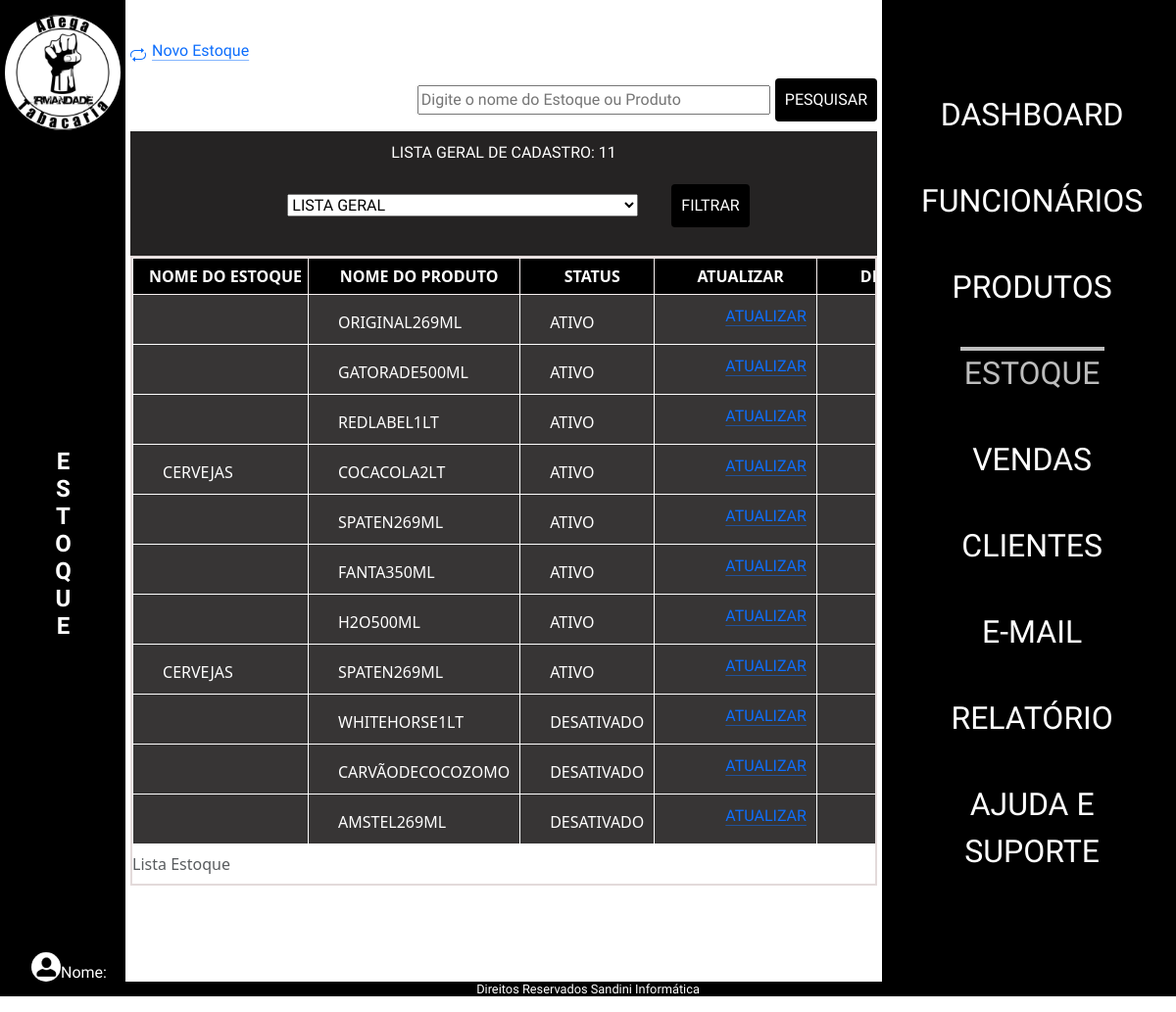
The app's page /admin/index.php?p=estoque with its own data.
### tables this page shows
CREATE TABLE `tblestoque` (
  `idEstoque` int(11) NOT NULL,
  `nomeEstoque` varchar(100) NOT NULL,
  `quantidadeEstoque` int(11) NOT NULL,
  `dataCadastroEstoque` date DEFAULT curdate(),
  `dataAtualiEstoque` date DEFAULT curdate(),
  `statusEstoque` varchar(10) NOT NULL,
  `horaEstoque` time DEFAULT curtime(),
  `idProduto` int(11) NOT NULL
);

CREATE TABLE `tblprodutos` (
  `idProduto` int(11) NOT NULL,
  `nomeProduto` varchar(255) NOT NULL,
  `descricaoProduto` varchar(50) NOT NULL,
  `categoriaProduto` varchar(50) NOT NULL,
  `statusProduto` varchar(255) DEFAULT 'Ativo',
  `precoCompraProduto` double(10,2) NOT NULL,
  `precoVendaProduto` double(10,2) NOT NULL,
  `fornecedorProduto` varchar(20) NOT NULL,
  `dataReceProduto` date DEFAULT curdate(),
  `horaProduto` time DEFAULT curtime()
);

### admin/class/estoque.php (called while the page is built, shortened)
<?php
class EstoqueClass
{
    public function listarEstoque()
{
    $sql = "SELECT
        m.idEstoque,
        m.nomeEstoque,
        m.quantidadeEstoque,
        m.dataCadastroEstoque,
        m.dataAtualiEstoque,
        m.statusEstoque,
        m.horaEstoque,
        a.nomeProduto
    FROM
        tblestoque m
    INNER JOIN
        tblprodutos a ON m.idProduto = a.idProduto
    WHERE
        m.statusEstoque = 'ATIVO'
    ORDER BY
        m.idEstoque ASC";
    try {
        $conn = Conexao::LigarConexao();
        $resultado = $conn->query($sql);
        $lista = $resultado->fetchAll();
        return $lista;
    } catch (PDOException $e) {
        echo "Erro na consulta: " . $e->getMessage();
        return false;
    }
}
public function listarEstoqueDesativados()
{
    $sql = "SELECT
        m.idEstoque,
        m.nomeEstoque,
        m.quantidadeEstoque,
        m.dataCadastroEstoque,
        m.dataAtualiEstoque,
        m.statusEstoque,
        m.horaEstoque,
        a.nomeProduto
    FROM
        tblestoque m
    INNER JOIN
        tblprodutos a ON m.idProduto = a.idProduto
    WHERE
        m.statusEstoque = 'DESATIVADO'
    ORDER BY
        m.idEstoque ASC";
    try {
        $conn = Conexao::LigarConexao();
        $resultado = $conn->query($sql);
        $lista = $resultado->fetchAll();
        return $lista;
    } catch (PDOException $e) {
        echo "Erro na consulta: " . $e->getMessage();
        return false;
    }
}
}

### admin/estoque/listar.php (the view, shortened to what this page needs)
<?php
require_once('class/estoque.php');
$estoque = new EstoqueClass();
$listaAtivos = $estoque->listarEstoque();
$listaDesativados = $estoque->listarEstoqueDesativados();
$listaFiltrada = array_merge($listaAtivos, $listaDesativados);
$statusFiltrar = '';
$totalCadastrados = count($listaFiltrada);
$totalAtivos = count($listaAtivos);
$totalDesativados = count($listaDesativados);
?>
<div>
    <a class="icon-link icon-link-hover" style="--bs-icon-link-transform: translate3d(0, -.125rem, 0);" href="index.php?p=estoque&e=cadastrar">
        Novo Estoque
    </a>
</div>
<div>
    <form class="CampoPes" action="" method="POST">
        <input type="text" id="searchInput" name="searchInput" placeholder="Digite o nome do Estoque ou Produto">
        <button type="submit">Pesquisar</button>
    </form>
</div>
<form class="formStatus" action="" method="POST">
    <div>
        <select class="seleAtual" aria-label="Default select example" name="statusEstoque">
            <option value="" <?php echo empty($statusFiltrar) ? 'selected' : ''; ?>>LISTA GERAL</option>
        </select>
        <button type="submit">Filtrar</button>
    </div>
    <div>
        <?php if ($statusFiltrar === 'ATIVO') : ?>
            <p class="total">Total de ativos: <?php echo $totalAtivos; ?></p>
        <?php elseif ($statusFiltrar === 'DESATIVADO') : ?>
            <p class="total">Total de desativados: <?php echo $totalDesativados; ?></p>
        <?php else : ?>
            <p class="total">Lista Geral de Cadastro: <?php echo $totalCadastrados; ?></p>
        <?php endif; ?>
    </div>
</form>
<div class="table-container" id="arrastarMouse">
    <div>
        <table>
            <caption>Lista Estoque</caption>
            <thead>
                <tr>
                    <th>Nome do Estoque</th>
                    <th>Nome do Produto</th>
                    <?php if ($statusFiltrar !== 'ATIVO' && $statusFiltrar !== 'DESATIVADO') : ?>
                        <th>Status</th>
                    <?php endif; ?>
                    <?php if ($statusFiltrar !== 'DESATIVADO') : ?>
                        <th>Atualizar</th>
                        <th>Desativar</th>
                    <?php endif; ?>
                </tr>
            </thead>
            <tbody>
                <?php foreach ($listaFiltrada as $linha) : ?>
                    <?php if (empty($statusFiltrar) || $linha['statusEstoque'] === $statusFiltrar) : ?>
                        <tr>
                            <td><?php echo $linha['nomeEstoque'] ?></td>
                            <td><?php echo $linha['nomeProduto'] ?></td>
                            <?php if ($statusFiltrar !== 'ATIVO' && $statusFiltrar !== 'DESATIVADO') : ?>
                                <td><?php echo $linha['statusEstoque'] ?></td>
                            <?php endif; ?>
                            <?php if ($statusFiltrar !== 'DESATIVADO') : ?>
                                <td>
                                    <a class="icon-link icon-link-hover" style="--bs-icon-link-transform: translate3d(0, -.125rem, 0);" href="index.php?p=estoque&e=atualizar&id=<?php echo $linha['idEstoque'] ?>">
                                        <svg xmlns="http://www.w3.org/2000/svg" width="16" height="16" fill="currentColor" class="bi bi-repeat" viewBox="0 0 16 16">
                                        </svg>
                                        Atualizar
                                    </a>
                                </td>
                                <td>
                                    <a class="icon-link icon-link-hover" style="--bs-icon-link-transform: translate3d(0, -.125rem, 0);" href="index.php?p=estoque&e=desativar&id=<?php echo $linha['idEstoque'] ?>" onclick="return confirmarDesativacao()">
                                        <svg xmlns="http://www.w3.org/2000/svg" width="16" height="16" fill="currentColor" class="bi bi-repeat" viewBox="0 0 16 16">
                                        </svg>
                                    </a>
                                </td>
                            <?php endif; ?>
                        </tr>
                    <?php endif; ?>
                <?php endforeach; ?>
            </tbody>
        </table>
    </div>
</div>

### admin/css/estilo.css (style rules this page uses)
* a, h1, h2, h3, h4 { font-family: 'Secular One'; font-size: 16px; text-align: center; margin: 0; padding: 0; box-sizing: border-box; }
body { display: flex; flex-direction: column; min-height: 100vh; color: #ffffff; }
.table-container { max-height: 800px; overflow-y: auto; overflow-x: auto; border: 2px solid #e3dada; text-align: justify; white-space: nowrap; cursor: grab; }
table { width: 100%; border-collapse: collapse; border: 1px solid #f8f1f1; }
td { background: #373535; border: 1px solid #fff; color: #fff; text-indent: 20px; text-transform: uppercase; padding: 10px; }
tr { background: #000000; color: #ffffff; }
th { border-collapse: collapse; border: 1px solid #f8f1f1; text-align: center; font-size: 1.0em; font-weight: bold; text-transform: uppercase; text-indent: 10px; padding: 6px 6px; }
.icon-link { align-items: flex-end; }
form { display: flex; flex-direction: column; align-items: center; background: #252323; width: 100%; font-family: 'Secular One'; text-transform: uppercase; }
input { margin: 5px 5px; width: 360px; }
select { margin: 30px; }
button { margin: 10px 0; padding: 10px; background-color: #000000; color: #fff; border: none; border-radius: 4px; text-transform: uppercase; }
.seleAtual { width: 358px; }
.total { color: #ffffff; font-size: 1.0em; margin-bottom: 0; }
.formStatus { display: flex; flex-direction: column-reverse; justify-content: space-around; padding: 10px; }
.CampoPes { display: flex; justify-content: flex-end; flex-direction: row; background: none; }

### records on screen
tblestoque: idProduto.nomeProduto "ORIGINAL269ML", statusEstoque "ATIVO"
tblestoque: idProduto.nomeProduto "GATORADE500ML", statusEstoque "ATIVO"
tblestoque: idProduto.nomeProduto "REDLABEL1LT", statusEstoque "ATIVO"
tblestoque: nomeEstoque "CERVEJAS", idProduto.nomeProduto "COCACOLA2LT", statusEstoque "ATIVO"
tblestoque: idProduto.nomeProduto "SPATEN269ML", statusEstoque "ATIVO"
tblestoque: idProduto.nomeProduto "FANTA350ML", statusEstoque "ATIVO"
tblestoque: idProduto.nomeProduto "H2O500ML", statusEstoque "ATIVO"
tblestoque: nomeEstoque "CERVEJAS", idProduto.nomeProduto "SPATEN269ML", statusEstoque "ATIVO"
tblestoque: idProduto.nomeProduto "WHITEHORSE1LT", statusEstoque "DESATIVADO"
tblestoque: idProduto.nomeProduto "CARVÃODECOCOZOMO", statusEstoque "DESATIVADO"
tblestoque: idProduto.nomeProduto "AMSTEL269ML", statusEstoque "DESATIVADO"

### other values on screen
$texto[$i] "E"
$texto[$i] "S"
$texto[$i] "T"
$texto[$i] "O"
$texto[$i] "Q"
$texto[$i] "U"
$totalCadastrados "11"
